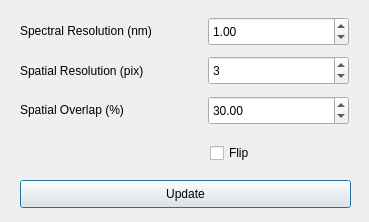
<?xml version="1.0" encoding="UTF-8"?>
<ui version="4.0">
 <class>formHypcubeBuildSettings</class>
 <widget class="QDialog" name="formHypcubeBuildSettings">
  <property name="geometry">
   <rect>
    <x>0</x>
    <y>0</y>
    <width>369</width>
    <height>222</height>
   </rect>
  </property>
  <property name="windowTitle">
   <string>Hypcube Exportation Settings</string>
  </property>
  <widget class="QPushButton" name="pbSave">
   <property name="geometry">
    <rect>
     <x>20</x>
     <y>180</y>
     <width>331</width>
     <height>28</height>
    </rect>
   </property>
   <property name="text">
    <string>Update</string>
   </property>
  </widget>
  <widget class="QCheckBox" name="cbFlip">
   <property name="geometry">
    <rect>
     <x>210</x>
     <y>140</y>
     <width>51</width>
     <height>26</height>
    </rect>
   </property>
   <property name="text">
    <string>Flip</string>
   </property>
  </widget>
  <widget class="QDoubleSpinBox" name="spinboxSpectralResolution">
   <property name="geometry">
    <rect>
     <x>208</x>
     <y>17</y>
     <width>141</width>
     <height>29</height>
    </rect>
   </property>
   <property name="maximum">
    <double>999.990000000000009</double>
   </property>
   <property name="value">
    <double>1.000000000000000</double>
   </property>
  </widget>
  <widget class="QLabel" name="label_3">
   <property name="geometry">
    <rect>
     <x>20</x>
     <y>21</y>
     <width>191</width>
     <height>20</height>
    </rect>
   </property>
   <property name="text">
    <string>Spectral Resolution (nm)</string>
   </property>
  </widget>
  <widget class="QLabel" name="label_7">
   <property name="geometry">
    <rect>
     <x>20</x>
     <y>61</y>
     <width>191</width>
     <height>20</height>
    </rect>
   </property>
   <property name="text">
    <string>Spatial Resolution (pix)</string>
   </property>
  </widget>
  <widget class="QDoubleSpinBox" name="spinboxSpatialOverlap">
   <property name="geometry">
    <rect>
     <x>208</x>
     <y>96</y>
     <width>141</width>
     <height>29</height>
    </rect>
   </property>
   <property name="value">
    <double>30.000000000000000</double>
   </property>
  </widget>
  <widget class="QLabel" name="label_8">
   <property name="geometry">
    <rect>
     <x>20</x>
     <y>100</y>
     <width>191</width>
     <height>20</height>
    </rect>
   </property>
   <property name="text">
    <string>Spatial Overlap (%)</string>
   </property>
  </widget>
  <widget class="QSpinBox" name="spinboxSpatialResolution">
   <property name="geometry">
    <rect>
     <x>208</x>
     <y>56</y>
     <width>141</width>
     <height>29</height>
    </rect>
   </property>
   <property name="value">
    <number>3</number>
   </property>
  </widget>
 </widget>
 <resources/>
 <connections/>
</ui>
